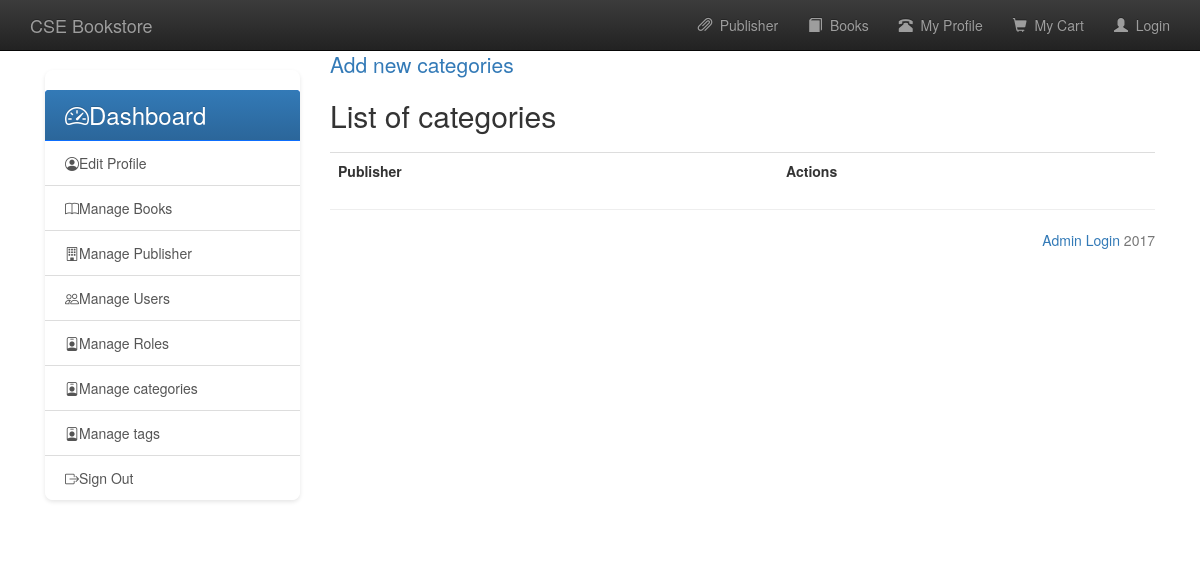
Before: /admin_categories.php with the older database file.
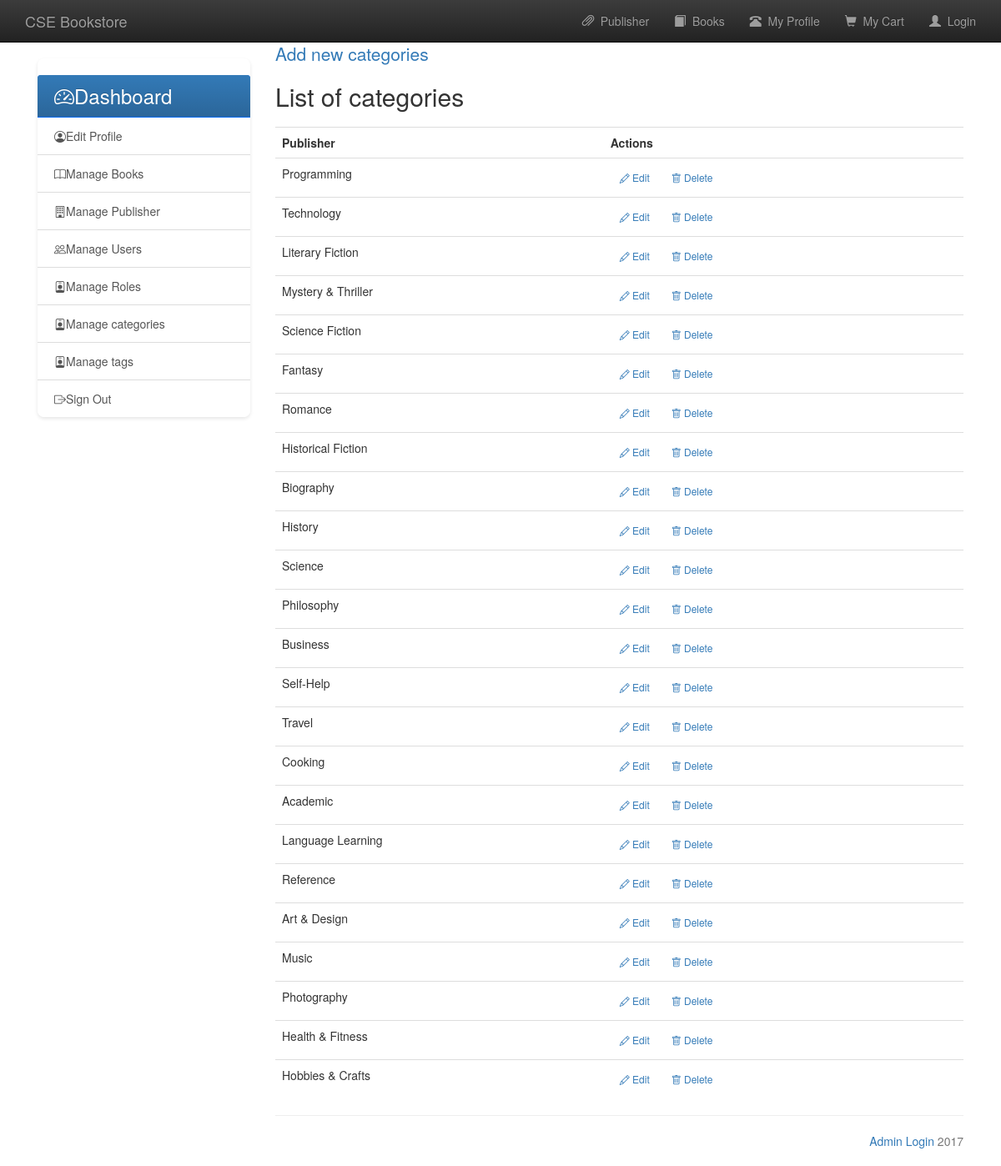
After: the same page with the newer database file.
### tables this page shows
CREATE TABLE `categories` (
  `category_id` int(10) UNSIGNED NOT NULL,
  `category` varchar(60) NOT NULL
);

### functions/database_functions.php (called while the page is built, shortened)
<?php
function getAllCategories($conn) {
    $query = "SELECT * FROM categories";
    $result = mysqli_query($conn, $query);
    return $result;
}

### admin_categories.php (the view, shortened to what this page needs)
<?php
require_once "./template/header.php";
require_once "./functions/database_functions.php";
require_once "./template/sidebar_admin.php";
$conn = db_connect();
$result = getAllCategories($conn);
?>
<p class="lead text-end"><a href="admin_add_pub.php">Add new categories</a></p>
<h2 class="text-end">List of categories</h2>
<table class="table" style="margin-top: 20px">
    <tr>
        <th>Publisher</th>
        <th class="text-end">Actions</th>
    </tr>
    <?php while ($row = mysqli_fetch_assoc($result)) { ?>
        <tr>
            <td><?php echo $row['category']; ?></td>
            <td class="text-end">
                <a href="admin_edit_category.php?catid=<?php echo $row['category_id']; ?>"
                    class="btn btn-sm btn-outline-primary me-2">
                    <i class="bi bi-pencil"></i> Edit
                </a>
                <a href="admin_delete_category.php?catid=<?php echo $row['category_id']; ?>"
                    class="btn btn-sm btn-outline-danger"
                    onclick="return confirm('Are you sure you want to delete this publisher?');">
                    <i class="bi bi-trash"></i> Delete
                </a>
            </td>
        </tr>
    <?php } ?>
</table>
<?php
require_once "./template/footer.php";
?>

Changed rows visible on the page:
added categories: category "Programming"
added categories: category "Technology"
added categories: category "Literary Fiction"
added categories: category "Mystery & Thriller"
added categories: category "Science Fiction"
added categories: category "Fantasy"
added categories: category "Romance"
added categories: category "Historical Fiction"
added categories: category "Biography"
added categories: category "History"
added categories: category "Science"
added categories: category "Philosophy"
added categories: category "Business"
added categories: category "Self-Help"
added categories: category "Travel"
added categories: category "Cooking"
added categories: category "Academic"
added categories: category "Language Learning"
added categories: category "Reference"
added categories: category "Art & Design"
added categories: category "Music"
added categories: category "Photography"
added categories: category "Health & Fitness"
added categories: category "Hobbies & Crafts"
